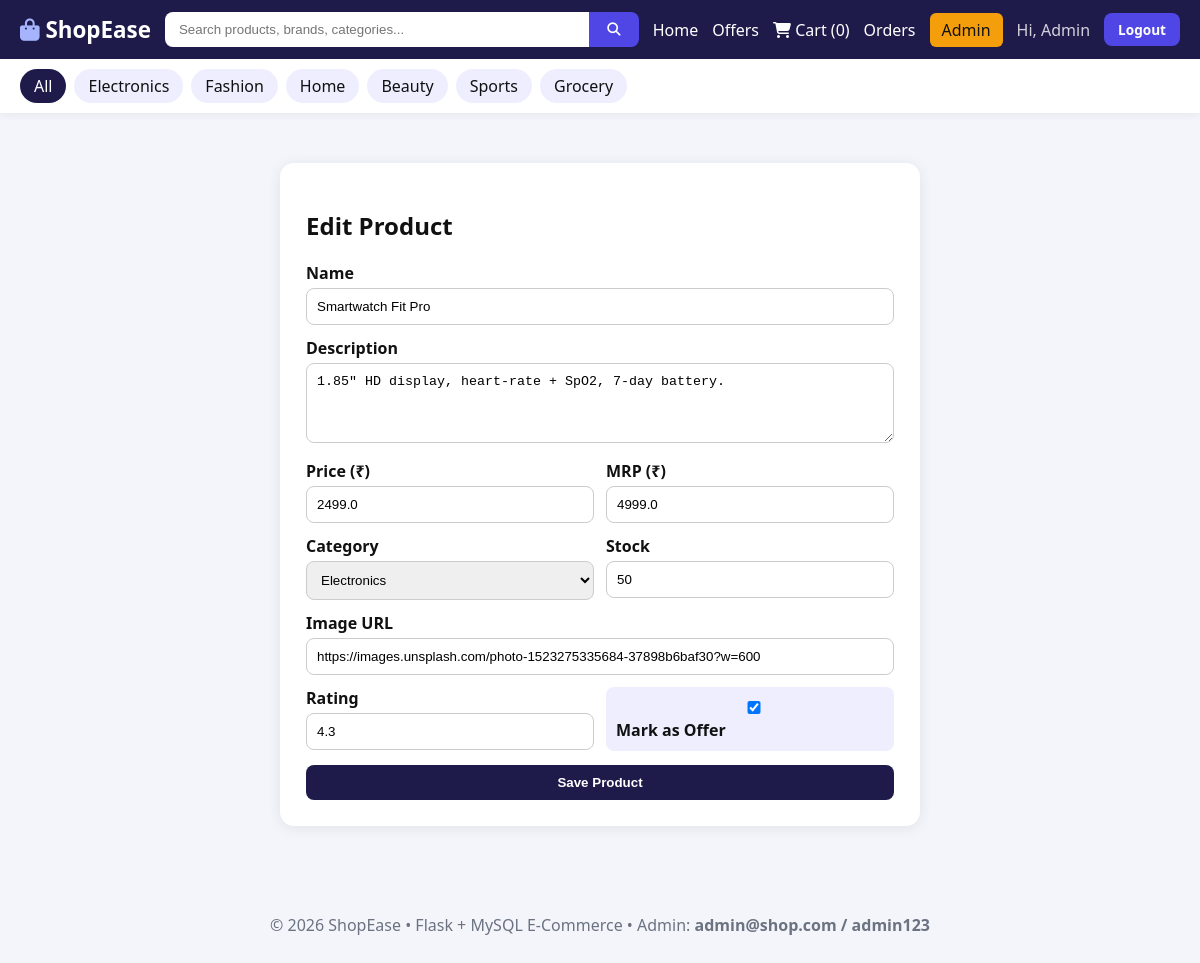
Screenshot of /admin/product/2/edit (signed in) with the database file from the repository.
### tables this page shows
CREATE TABLE users(
          id INTEGER PRIMARY KEY AUTOINCREMENT,
          name TEXT NOT NULL, email TEXT UNIQUE NOT NULL,
          password_hash TEXT NOT NULL, is_admin INTEGER DEFAULT 0,
          created_at TEXT DEFAULT CURRENT_TIMESTAMP);

CREATE TABLE products(
          id INTEGER PRIMARY KEY AUTOINCREMENT,
          name TEXT NOT NULL, description TEXT DEFAULT '',
          price REAL NOT NULL, mrp REAL NOT NULL DEFAULT 0,
          category TEXT DEFAULT 'Electronics',
          image_url TEXT DEFAULT '', stock INTEGER DEFAULT 50,
          rating REAL DEFAULT 4.0, is_offer INTEGER DEFAULT 0,
          created_at TEXT DEFAULT CURRENT_TIMESTAMP);

### app.py (the view, shortened to what this page needs)
@app.route("/admin/product/<int:pid>/edit", methods=["GET", "POST"])
@admin_required
def admin_edit(pid):
    p = fetchone("SELECT * FROM products WHERE id=?", (pid,))
    if not p:
        flash("Not found.", "error")
        return redirect(url_for("admin"))
    return render_template("admin/product_form.html", p=p, categories=CATEGORIES)

### app.py (called while the page is built)
def get_db():
    if USE_MYSQL:
        conn = mysql_conn()
        return conn
    conn = sqlite3.connect(config.SQLITE_PATH)
    conn.row_factory = sqlite3.Row
    return conn

def fetchall(query, params=()):
    db = get_db()
    try:
        if USE_MYSQL:
            cur = db.cursor(dictionary=True)
            cur.execute(qmark(query), params)
            rows = cur.fetchall()
            cur.close()
            return rows
        cur = db.execute(query, params)
        rows = cur.fetchall()
        return [dict(r) for r in rows]
    finally:
        db.close()

def fetchone(query, params=()):
    rows = fetchall(query, params)
    return rows[0] if rows else None

def current_user():
    if "user_id" not in session:
        return None
    return fetchone("SELECT * FROM users WHERE id=?", (session["user_id"],))

def admin_required(f):
    @wraps(f)
    def w(*a, **kw):
        u = current_user()
        if not u or not u.get("is_admin"):
            flash("Admin access only.", "error")
            return redirect(url_for("login"))
        return f(*a, **kw)
    return w

@app.context_processor
def inject_globals():
    u = current_user()
    cart_count = 0
    if u:
        r = fetchone("SELECT COALESCE(SUM(qty),0) c FROM cart_items WHERE user_id=?", (u["id"],))
        cart_count = r["c"] if r else 0
    return dict(user=u, cart_count=cart_count, categories=CATEGORIES)

### templates/admin/product_form.html
{% extends "base.html" %}{% block title %}{% if p %}Edit{% else %}Add{% endif %} Product{% endblock %}{% block content %}
<div class="auth wide"><h2>{% if p %}Edit{% else %}Add{% endif %} Product</h2>
<form method="post">
<label>Name</label><input name="name" required value="{{ p.name if p }}">
<label>Description</label><textarea name="description">{{ p.description if p }}</textarea>
<div class="two"><div><label>Price (₹)</label><input name="price" type="number" step="0.01" required value="{{ p.price if p }}"></div>
<div><label>MRP (₹)</label><input name="mrp" type="number" step="0.01" value="{{ p.mrp if p }}"></div></div>
<div class="two"><div><label>Category</label><select name="category">{% for c in categories %}<option {% if p and p.category==c %}selected{% endif %}>{{ c }}</option>{% endfor %}</select></div>
<div><label>Stock</label><input name="stock" type="number" value="{{ p.stock if p else 50 }}"></div></div>
<label>Image URL</label><input name="image_url" value="{{ p.image_url if p }}" placeholder="https://...">
<div class="two"><div><label>Rating</label><input name="rating" type="number" step="0.1" min="1" max="5" value="{{ p.rating if p else 4.0 }}"></div>
<div><label class="pay"><input type="checkbox" name="is_offer" {% if p and p.is_offer %}checked{% endif %}> Mark as Offer</label></div></div>
<button class="btn dark full">Save Product</button></form></div>
{% endblock %}

### templates/base.html (shortened to what this page needs)
<!DOCTYPE html>
<html lang="en">
<head>
<link rel="stylesheet" href="{{ url_for('static', filename='css/style.css') }}">
<link rel="stylesheet" href="https://cdnjs.cloudflare.com/ajax/libs/font-awesome/6.5.0/css/all.min.css">
</head>
<body>
<header class="nav">
  <a class="logo" href="/"><i class="fa fa-bag-shopping"></i> ShopEase</a>
  <form class="search" action="/" method="get">
    <input name="q" id="searchBox" placeholder="Search products, brands, categories..." value="{{ request.args.get('q','') }}" autocomplete="off">
    <button><i class="fa fa-search"></i></button>
  </form>
  <nav class="links">
    <a href="/">Home</a>
    <a href="/?offer=1">Offers</a>
    {% if user %}
      <a href="/cart"><i class="fa fa-cart-shopping"></i> Cart ({{ cart_count }})</a>
      <a href="/orders">Orders</a>
      {% if user.is_admin %}<a class="admin" href="/admin">Admin</a>{% endif %}
      <span class="hi">Hi, {{ user.name.split(' ')[0] }}</span>
      <a href="/logout" class="btn small">Logout</a>
    {% else %}
      <a href="/login">Login</a>
      <a href="/register" class="btn small">Sign Up</a>
    {% endif %}
  </nav>
</header>
<div class="catbar">
  <a href="/" class="{% if not cat %}on{% endif %}">All</a>
  {% for c in categories %}<a href="/?category={{ c }}" class="{% if cat==c %}on{% endif %}">{{ c }}</a>{% endfor %}
</div>
<main>{% block content %}{% endblock %}</main>
<footer><p>© 2026 ShopEase • Flask + MySQL E-Commerce • Admin: <b>admin@shop.com / admin123</b></p></footer>
</body>
</html>

### static/css/style.css (style rules this page uses)
:root { --p:#4f46e5;--d:#1e1b4b;--bg:#f4f5fb;--card:#fff;--mut:#6b7280;--ok:#16a34a;--warn:#f59e0b;--err:#dc2626 }
* { box-sizing:border-box }
body { margin:0;font-family:'Segoe UI',Arial,sans-serif;background:var(--bg);color:#111 }
a { color:inherit;text-decoration:none }
.nav { position:sticky;top:0;z-index:10;display:flex;gap:14px;align-items:center;background:var(--d);color:#fff;padding:12px 20px }
.logo { font-size:1.4rem;font-weight:800 }
.logo i { color:#a5b4fc }
.search { flex:1;display:flex;position:relative }
.search input { flex:1;padding:10px 14px;border-radius:8px 0 0 8px;border:0;outline:0 }
.search button { background:var(--p);color:#fff;border:0;padding:0 18px;border-radius:0 8px 8px 0;cursor:pointer }
.links { display:flex;gap:14px;align-items:center }
.btn { background:var(--p);color:#fff!important;padding:10px 20px;border-radius:8px;border:0;cursor:pointer;font-weight:600;display:inline-block }
.btn.dark { background:var(--d) }
.btn.small { padding:7px 14px;font-size:.85rem }
.btn.full { width:100%;text-align:center;margin-top:10px }
.admin { background:#f59e0b;color:#111!important;padding:6px 12px;border-radius:6px }
.hi { opacity:.8 }
.catbar { display:flex;gap:8px;overflow-x:auto;background:#fff;padding:10px 20px;box-shadow:0 2px 8px rgba(0,0,0,.06) }
.catbar a { padding:6px 14px;border-radius:20px;background:#eef;white-space:nowrap }
.catbar a.on { background:var(--d);color:#fff }
main { max-width:1150px;margin:auto;padding:20px;min-height:70vh }
.auth { max-width:420px;margin:30px auto;background:#fff;padding:26px;border-radius:14px;box-shadow:0 2px 14px rgba(0,0,0,.08) }
.auth.wide { max-width:640px }
.auth label { display:block;margin:12px 0 4px;font-weight:600 }
.auth input,.auth textarea,.auth select { width:100%;padding:10px;border:1px solid #ccc;border-radius:8px }
.auth textarea { min-height:80px }
.two { display:grid;grid-template-columns:1fr 1fr;gap:12px }
.pay { background:#eef;padding:10px;border-radius:8px;display:block }
footer { text-align:center;padding:22px;color:var(--mut) }

### rows the page displays
users: name "Admin"
products: name "Smartwatch Fit Pro", description "1.85\" HD display, heart-rate + SpO2, 7-day battery.", price "2499.0", mrp "4999.0", category "Electronics", stock "50", image_url "https://images.unsplash.com/photo-1523275335684-37898b6baf30?w=600", rating "4.3", is_offer "☑"

### other values shown
{{ cart_count }} "0"
{{ c }} "Electronics" "Fashion" "Home" "Beauty" "Sports" "Grocery"
